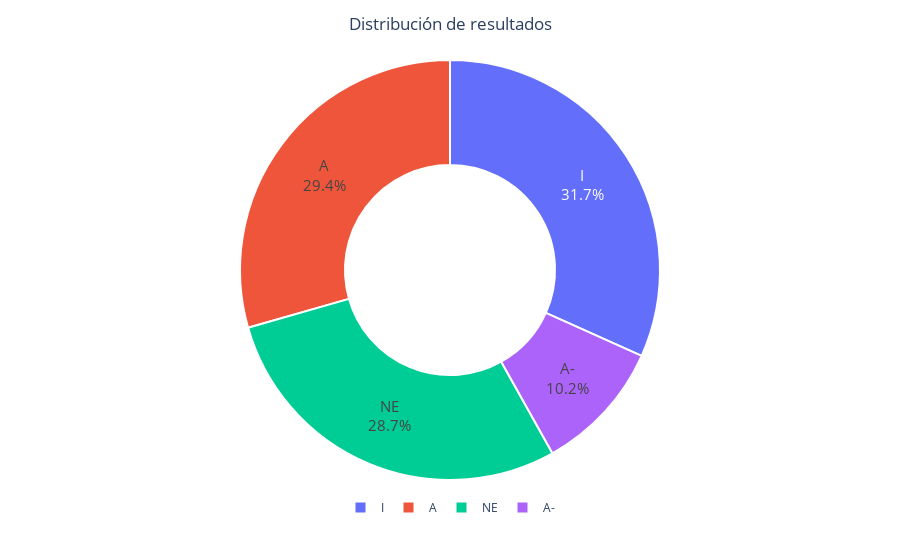

Notebook code for this chart:
### Code cell
fig = px.pie(percents,
             names="condition",
             values="amount",
             hole=0.5)

# Add interactivity
fig.update_traces(hoverinfo='label + percent',
                  textinfo='label + percent',
                  textfont_size=15,
                  marker=dict(line=dict(color='#FFFFFF', width=2)))

fig.update_layout(title_text="Distribución de resultados",
                  title_x=0.5)

fig.update_layout(legend=dict(orientation="h",
                              yanchor="bottom",
                              xanchor="center",
                              x=0.5))

fig.show()

### Figure 1 — Plotly figure (JSON) as saved in the notebook; plotly's stock layout.template omitted (floating-point values rounded to 4 significant figures)
{"data": [{"domain": {"x": [0, 1], "y": [0, 1]}, "hole": 0.5, "hoverinfo": "label+percent", "hovertemplate": "condition=%{label}<br>amount=%{value}<extra></extra>", "labels": ["I", "A", "NE", "A-"], "legendgroup": "", "marker": {"line": {"color": "#FFFFFF", "width": 2}}, "name": "", "showlegend": true, "textfont": {"size": 15}, "textinfo": "label+percent", "type": "pie", "values": [84, 78, 76, 27]}], "layout": {"legend": {"orientation": "h", "tracegroupgap": 0, "x": 0.5, "xanchor": "center", "yanchor": "bottom"}, "margin": {"t": 60}, "title": {"text": "Distribución de resultados", "x": 0.5}}}
